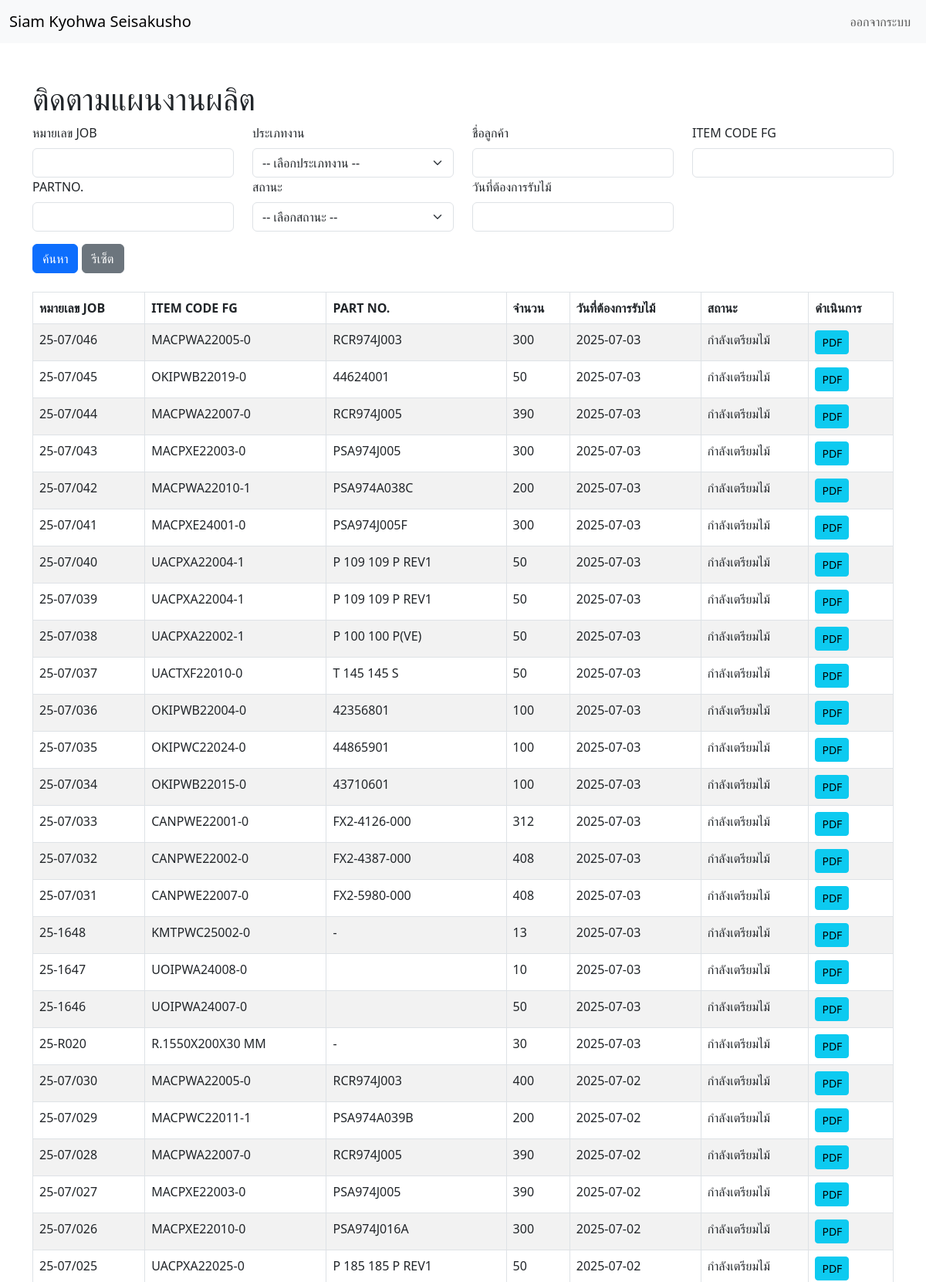
/check_all_product_planning.php (upper part), run on the app's committed database.
### tables this page shows
CREATE TABLE IF NOT EXISTS `wood_issue` (
  `issue_id` int(11) NOT NULL AUTO_INCREMENT,
  `job_id` varchar(50) NOT NULL,
  `job_type` varchar(50) DEFAULT NULL,
  `prod_id` varchar(50) NOT NULL,
  `product_code` varchar(50) NOT NULL,
  `quantity` int(11) NOT NULL,
  `price_value` double NOT NULL DEFAULT 0,
  `total_wage` double NOT NULL DEFAULT 0,
  `wood_wastage` float DEFAULT 0,
  `wood_type` enum('NONFSC','FSCMIX','FSC100') NOT NULL,
  `creation_date` datetime NOT NULL DEFAULT current_timestamp(),
  `create_by` varchar(50) DEFAULT NULL,
  `want_receive` datetime DEFAULT NULL,
  `issue_date` datetime DEFAULT NULL,
  `issued_by` varchar(100) NOT NULL,
  `issue_status` enum('รอยืนยันงาน','สั่งไม้','กำลังเตรียมไม้','รอเบิก','เบิกแล้ว','ปิดสำเร็จ','ยกเลิก','รอยืนยันการสั่งจ่าย','สั่งจ่ายแล้ว') NOT NULL DEFAULT 'สั่งไม้' COMMENT 'สถานะการเบิกไม้: รอเบิก = ยังไม่ได้เบิก, เบิกแล้ว = เบิกไม้เรียบร้อย',
  `issue_type` varchar(50) NOT NULL DEFAULT 'ใบเบิกใช้',
  `remark` varchar(100) DEFAULT NULL,
  PRIMARY KEY (`issue_id`)
);

CREATE TABLE IF NOT EXISTS `prod_list` (
  `prod_id` int(11) NOT NULL AUTO_INCREMENT,
  `prod_code` varchar(50) DEFAULT NULL,
  `customer_id` int(11) DEFAULT NULL,
  `code_cus_size` text DEFAULT NULL,
  `prod_type` varchar(50) DEFAULT NULL,
  `prod_partno` varchar(50) DEFAULT NULL,
  `length` int(11) DEFAULT NULL,
  `width` int(11) DEFAULT NULL,
  `thickness` int(11) DEFAULT NULL,
  `prod_description` text DEFAULT NULL,
  PRIMARY KEY (`prod_id`)
);

### check_all_product_planning.php (the view, shortened to what this page needs)
<?php
include 'config_db.php';
$limit = 100;
$page = isset($_GET['page']) ? (int) $_GET['page'] : 1;
$offset = ($page - 1) * $limit;
$sql = "SELECT wi.*, pl.prod_partno,pl.prod_code, c.customer_name, c.customer_short_name
        FROM wood_issue wi
        LEFT JOIN prod_list pl ON pl.prod_id = wi.prod_id
        LEFT JOIN customer c ON pl.customer_id = c.customer_id";
$sql .= " ORDER BY wi.creation_date DESC LIMIT $limit OFFSET $offset";
$result = $conn->query($sql);
?>
<!DOCTYPE html>
<html lang="th">
<head>
    <link href="https://cdn.jsdelivr.net/npm/bootstrap@5.3.0-alpha1/dist/css/bootstrap.min.css" rel="stylesheet" />
    <link rel="stylesheet" href="https://cdn.jsdelivr.net/npm/daterangepicker/daterangepicker.css" />
</head>
<body>
    <?php include 'navbar.php'; ?>
    <div class="container mt-5">
        <h1>ติดตามแผนงานผลิต</h1>
        <form method="GET" action="">
            <div class="row mb-3">
                <div class="col-md-3">
                    <label for="search_job_code" class="form-label">หมายเลข JOB</label>
                    <input type="text" class="form-control" name="search_job_code" id="search_job_code"
                        value="<?php echo isset($_GET['search_job_code']) ? $_GET['search_job_code'] : ''; ?>">
                </div>
                <div class="col-md-3">
                    <label for="search_job_type" class="form-label">ประเภทงาน</label>
                    <select class="form-select" name="search_job_type" id="search_job_type">
                        <option value="">-- เลือกประเภทงาน --</option>
                    </select>
                </div>
                <div class="col-md-3">
                    <label for="search_customer" class="form-label">ชื่อลูกค้า</label>
                    <input type="text" class="form-control" name="search_customer" id="search_customer"
                        value="<?php echo isset($_GET['search_customer']) ? $_GET['search_customer'] : ''; ?>">
                </div>
                <div class="col-md-3">
                    <label for="search_prod_code" class="form-label">ITEM CODE FG</label>
                    <input type="text" class="form-control" name="search_prod_code" id="search_prod_code"
                        value="<?php echo isset($_GET['search_prod_code']) ? $_GET['search_prod_code'] : ''; ?>">
                </div>
                <div class="col-md-3">
                    <label for="search_prod_partno" class="form-label">PARTNO.</label>
                    <input type="text" class="form-control" name="search_prod_partno" id="search_prod_partno"
                        value="<?php echo isset($_GET['search_prod_partno']) ? $_GET['search_prod_partno'] : ''; ?>">
                </div>
                <div class="col-md-3">
                    <label for="search_status" class="form-label">สถานะ</label>
                    <select class="form-select" name="search_status" id="search_status">
                        <option value="">-- เลือกสถานะ --</option>
                    </select>
                </div>
                <div class="col-md-3">
                    <label for="search_date_created" class="form-label">วันที่ต้องการรับไม้	</label>
                    <input type="text" class="form-control" name="search_date_created" id="search_date_created"
                        value="<?php echo isset($_GET['search_date_created']) ? $_GET['search_date_created'] : ''; ?>" />
                </div>
            </div>
            <button type="submit" class="btn btn-primary">ค้นหา</button>
            <a href="check_all_product_planning.php" class="btn btn-secondary">รีเซ็ต</a>
        </form>
        <br>
        <table class="table table-bordered table-striped">
            <thead>
                <tr>
                    <th>หมายเลข JOB</th>
                    <th>ITEM CODE FG</th>
                    <th>PART NO.</th>
                    <th>จำนวน</th>
                    <th>วันที่ต้องการรับไม้</th>
                    <th>สถานะ</th>
                    <th>ดำเนินการ</th>
                </tr>
            </thead>
            <tbody>
                <?php while ($row = $result->fetch_assoc()) { ?>
                    <tr>
                        <td><?php echo $row['job_id']; ?></td>
                        <td><?php echo $row['prod_code']; ?></td>
                        <td><?php echo isset($row['prod_partno']) ? $row['prod_partno'] : 'N/A'; ?></td>
                        <td><?php echo $row['quantity']; ?></td>
                        <td><?php echo date('Y-m-d', strtotime($row['want_receive'])); ?></td>
                        <td><?php echo $row['issue_status']; ?></td>
                        <td>
                            <a href="generate_issued_pdf.php?issue_id=<?php echo $row['issue_id']; ?>"
                                class="btn btn-info btn-sm" target="_blank">PDF</a>
                        </td>
                    </tr>
                <?php } ?>
            </tbody>
        </table>
    </div>
</body>
</html>

### data on the page
wood_issue: job "25-07/046", prod.prod_code "MACPWA22005-0", prod.prod_partno "RCR974J003", quantity "300", want_receive "2025-07-03", issue_status "กำลังเตรียมไม้"
wood_issue: job "25-07/045", prod.prod_code "OKIPWB22019-0", prod.prod_partno "44624001", quantity "50", want_receive "2025-07-03", issue_status "กำลังเตรียมไม้"
wood_issue: job "25-07/044", prod.prod_code "MACPWA22007-0", prod.prod_partno "RCR974J005", quantity "390", want_receive "2025-07-03", issue_status "กำลังเตรียมไม้"
wood_issue: job "25-07/043", prod.prod_code "MACPXE22003-0", prod.prod_partno "PSA974J005", quantity "300", want_receive "2025-07-03", issue_status "กำลังเตรียมไม้"
wood_issue: job "25-07/042", prod.prod_code "MACPWA22010-1", prod.prod_partno "PSA974A038C", quantity "200", want_receive "2025-07-03", issue_status "กำลังเตรียมไม้"
wood_issue: job "25-07/041", prod.prod_code "MACPXE24001-0", prod.prod_partno "PSA974J005F", quantity "300", want_receive "2025-07-03", issue_status "กำลังเตรียมไม้"
wood_issue: job "25-07/040", prod.prod_code "UACPXA22004-1", prod.prod_partno "P 109 109 P REV1", quantity "50", want_receive "2025-07-03", issue_status "กำลังเตรียมไม้"
wood_issue: job "25-07/039", prod.prod_code "UACPXA22004-1", prod.prod_partno "P 109 109 P REV1", quantity "50", want_receive "2025-07-03", issue_status "กำลังเตรียมไม้"
wood_issue: job "25-07/038", prod.prod_code "UACPXA22002-1", prod.prod_partno "P 100 100 P(VE)", quantity "50", want_receive "2025-07-03", issue_status "กำลังเตรียมไม้"
wood_issue: job "25-07/037", prod.prod_code "UACTXF22010-0", prod.prod_partno "T 145 145 S", quantity "50", want_receive "2025-07-03", issue_status "กำลังเตรียมไม้"
wood_issue: job "25-07/036", prod.prod_code "OKIPWB22004-0", prod.prod_partno "42356801", quantity "100", want_receive "2025-07-03", issue_status "กำลังเตรียมไม้"
wood_issue: job "25-07/035", prod.prod_code "OKIPWC22024-0", prod.prod_partno "44865901", quantity "100", want_receive "2025-07-03", issue_status "กำลังเตรียมไม้"
wood_issue: job "25-07/034", prod.prod_code "OKIPWB22015-0", prod.prod_partno "43710601", quantity "100", want_receive "2025-07-03", issue_status "กำลังเตรียมไม้"
wood_issue: job "25-07/033", prod.prod_code "CANPWE22001-0", prod.prod_partno "FX2-4126-000", quantity "312", want_receive "2025-07-03", issue_status "กำลังเตรียมไม้"
wood_issue: job "25-07/032", prod.prod_code "CANPWE22002-0", prod.prod_partno "FX2-4387-000", quantity "408", want_receive "2025-07-03", issue_status "กำลังเตรียมไม้"
wood_issue: job "25-07/031", prod.prod_code "CANPWE22007-0", prod.prod_partno "FX2-5980-000", quantity "408", want_receive "2025-07-03", issue_status "กำลังเตรียมไม้"
wood_issue: job "25-1648", prod.prod_code "KMTPWC25002-0", prod.prod_partno "-", quantity "13", want_receive "2025-07-03", issue_status "กำลังเตรียมไม้"
wood_issue: job "25-1647", prod.prod_code "UOIPWA24008-0", quantity "10", want_receive "2025-07-03", issue_status "กำลังเตรียมไม้"
wood_issue: job "25-1646", prod.prod_code "UOIPWA24007-0", quantity "50", want_receive "2025-07-03", issue_status "กำลังเตรียมไม้"
wood_issue: job "25-R020", prod.prod_code "R.1550X200X30 MM", prod.prod_partno "-", quantity "30", want_receive "2025-07-03", issue_status "กำลังเตรียมไม้"
wood_issue: job "25-07/030", prod.prod_code "MACPWA22005-0", prod.prod_partno "RCR974J003", quantity "400", want_receive "2025-07-02", issue_status "กำลังเตรียมไม้"
wood_issue: job "25-07/029", prod.prod_code "MACPWC22011-1", prod.prod_partno "PSA974A039B", quantity "200", want_receive "2025-07-02", issue_status "กำลังเตรียมไม้"
wood_issue: job "25-07/028", prod.prod_code "MACPWA22007-0", prod.prod_partno "RCR974J005", quantity "390", want_receive "2025-07-02", issue_status "กำลังเตรียมไม้"
wood_issue: job "25-07/027", prod.prod_code "MACPXE22003-0", prod.prod_partno "PSA974J005", quantity "390", want_receive "2025-07-02", issue_status "กำลังเตรียมไม้"
wood_issue: job "25-07/026", prod.prod_code "MACPXE22010-0", prod.prod_partno "PSA974J016A", quantity "300", want_receive "2025-07-02", issue_status "กำลังเตรียมไม้"
wood_issue: job "25-07/025", prod.prod_code "UACPXA22025-0", prod.prod_partno "P 185 185 P REV1", quantity "50", want_receive "2025-07-02", issue_status "กำลังเตรียมไม้"
